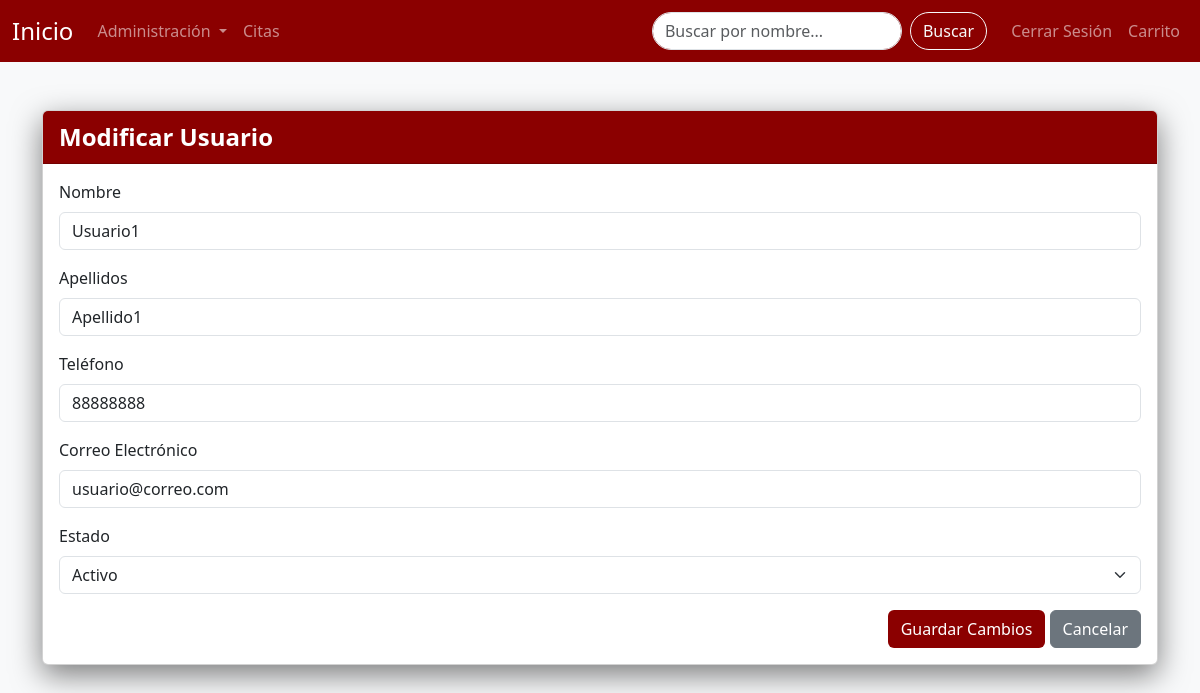
Screenshot of /view/Administracion/admUsuarios/modificarUsuario.php?id_cliente=1 (signed in) with the database file from the repository.
### tables this page shows
CREATE TABLE USUARIOS (
    id_cliente INT AUTO_INCREMENT PRIMARY KEY,
    nombre VARCHAR(100) NOT NULL,
    apellidos VARCHAR(100) NOT NULL,
    telefono VARCHAR(20) NOT NULL,
    email VARCHAR(255) UNIQUE NOT NULL,
    contrasena VARCHAR(255) NOT NULL,
    rol BIT DEFAULT 0,
    estado BIT DEFAULT 1
);

### view/Administracion/admUsuarios/modificarUsuario.php (the view, shortened to what this page needs)
<!DOCTYPE html>
<?php
$mysqli2 = abrirConexion();
$id = isset($_GET['id_cliente']) ? intval($_GET['id_cliente']) : 0;
$mensajeErrorNombre = "";
$mensajeErrorApellidos = "";
$mensajeErrorTelefono = "";
$mensajeErrorEmail = "";
$mensajeErrorEstado = "";
$clienteID = $mysqli2->query("SELECT * FROM USUARIOS WHERE id_cliente = $id")->fetch_assoc();
$enviado = isset($_POST['submitModificarUsuario']);
?>
<html lang="es">
<head>
<link href="https://cdn.jsdelivr.net/npm/bootstrap@5.3.7/dist/css/bootstrap.min.css" rel="stylesheet">
</head>
<body class="bg-light">
<?php include '../../componentes/navbar.php'; ?>
<div class="container mt-5">
    <div class="card card-sombra">
        <div class="card-header card-header-custom">Modificar Usuario</div>
        <div class="card-body">
        <form method="POST">
            <div class="mb-3">
                <label class="form-label">Nombre</label>
                <input type="text" name="nombreCliente" class="form-control <?= !empty($mensajeErrorNombre) ? 'is-invalid' : '' ?>" value="<?= htmlspecialchars($enviado ? $nombre : $clienteID['nombre']) ?>">
            </div>
            <div class="mb-3">
                <label class="form-label">Apellidos</label>
                <input type="text" name="apellidosCliente" class="form-control <?= !empty($mensajeErrorApellidos) ? 'is-invalid' : '' ?>" value="<?= htmlspecialchars($enviado ? $apellidos : $clienteID['apellidos']) ?>">
            </div>
            <div class="mb-3">
                <label class="form-label">Teléfono</label>
                <input type="text" name="telefono" class="form-control <?= !empty($mensajeErrorTelefono) ? 'is-invalid' : '' ?>" value="<?= htmlspecialchars($enviado ? $telefono : $clienteID['telefono']) ?>">
            </div>
            <div class="mb-3">
                <label class="form-label">Correo Electrónico</label>
                <input type="email" name="email" class="form-control <?= !empty($mensajeErrorEmail) ? 'is-invalid' : '' ?>" value="<?= htmlspecialchars($enviado ? $email : $clienteID['email']) ?>">
            </div>
            <div class="mb-3">
                <label class="form-label">Estado</label>
                <select name="estadoCliente" class="form-select <?= !empty($mensajeErrorEstado) ? 'is-invalid' : '' ?>">
                    <option value="Activo" <?= (($enviado ? $estado : $clienteID['estado']==1) == 'Activo') ? 'selected' : '' ?>>Activo</option>
                </select>
            </div>
            <div class="text-end">
                <button type="submit" name="submitModificarUsuario" class="btn btn-custom">Guardar Cambios</button>
                <a href="/sc502-2c2025-grupo2/view/Administracion/admUsuarios/usuarios.php" class="btn btn-secondary">Cancelar</a>
            </div>
        </form>
        </div>
    </div>
</div>
</body>
</html>

### view/Administracion/admUsuarios/modificarUsuario.php (style rules this page uses)
.card-sombra { box-shadow: 0 10px 30px rgba(0,0,0,0.5); }
.card-header-custom { background-color: #8B0000; color: white; font-size: 1.5rem; font-weight: bold; }
.btn-custom { background-color: #8B0000; color: #fff; }

### rows the page displays
usuarios: nombreCliente "Usuario1", apellidosCliente "Apellido1", telefono "88888888", email "usuario@correo.com", estadoCliente "Activo"
